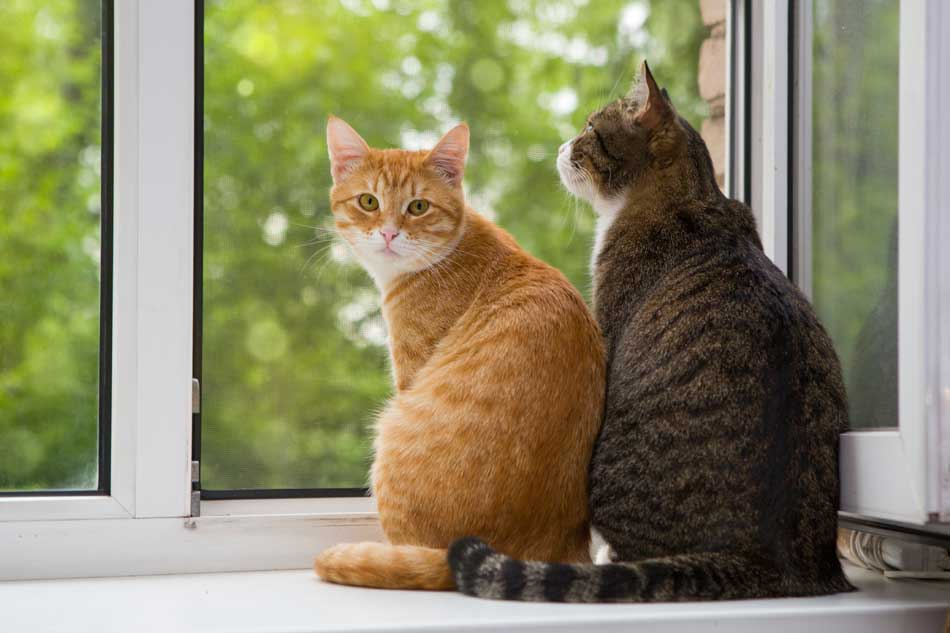
#> input picture Images/img1.jpg, 950 x 633 px, found by its file name
$ python 2908test.py   (older library calls are emulated)
#> lines starting #> are read from the running program, lines starting #| are printed output that depends on the picture; after the words box and inside, x2 and y2 are one past the last pixel; in counts of white or black regions, pixels touching at a corner belong together
## OPEN CV ##
import cv2 #! Es la segunda versión porque la anterior dejo de estar usada !#
import numpy as np

#*Cargamos la imagen*#

imagenbgr = cv2.imread('images/img1.jpg'); #Cargamos la imagen en RGB#
#> imagenbgr is the input picture: shape (633, 950, 3); mean B, G, R 102.7, 135, 138.3

#* Para mostrar la imagen necesitamos dos argumentos, e, lprimero es el nombre de la ventana y la segunda es la imagen*#
cv2.imshow('Imagen BGR', imagenbgr);
cv2.waitKey(0); #Esperamos a que se presione una tecla para continuar. 0 significa que espera indefinidamente#

#*Convertimos a escala de grises*#
gray = cv2.cvtColor(imagenbgr, cv2.COLOR_BGR2GRAY); # El primer argumento es la imagen en BGR, el segundo es la conversion a escala de grises en este caso#
cv2.imshow('Imagen grises', gray); #Mostramos la imagen en escala de grises#  #
cv2.waitKey(0);

##Informacion de la imagen
#Vamos a mostrar ancho, alto y canales
print("tamaño: {} bytes".format(imagenbgr.size));
#| tamaño: 1804050 bytes
print("alto: {} pixels".format(imagenbgr.shape[0]));
#| alto: 633 pixels
print("ancho: {} pixels".format(imagenbgr.shape[1]));
#| ancho: 950 pixels
print("canales: {}".format(imagenbgr.shape[2]));
#| canales: 3

#Mostremos el tamaño de la imagen en gris en bytes
print("tamaño de la imagen en gris: {} bytes".format(gray.size));
#| tamaño de la imagen en gris: 601350 bytes

#Para separar por canales de color la imagen#
blue = imagenbgr[:,:,0];
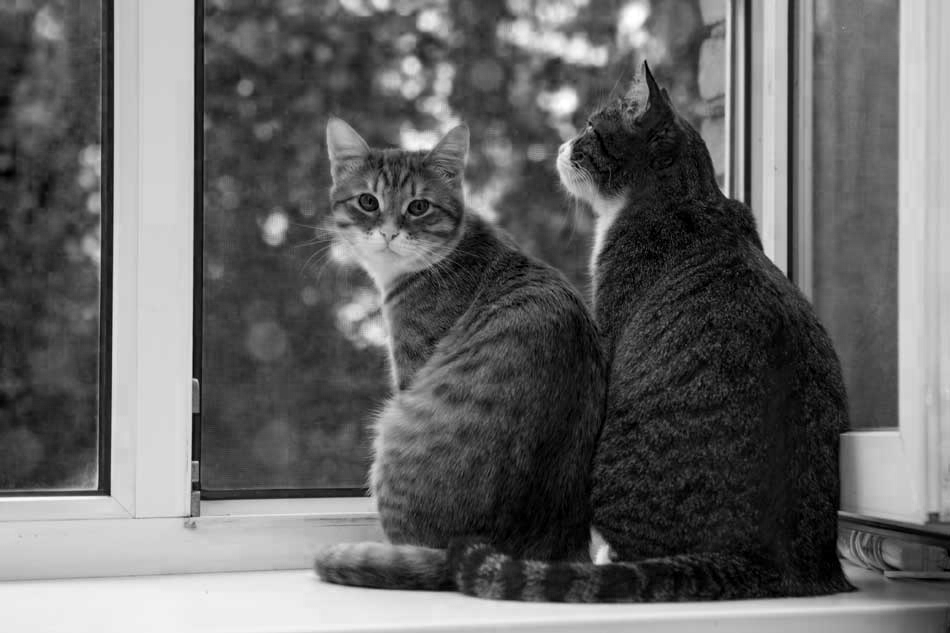
#> blue: shape (633, 950); min 0, max 255, mean 102.7
green = imagenbgr[:,:,1];
red = imagenbgr[:,:,2];
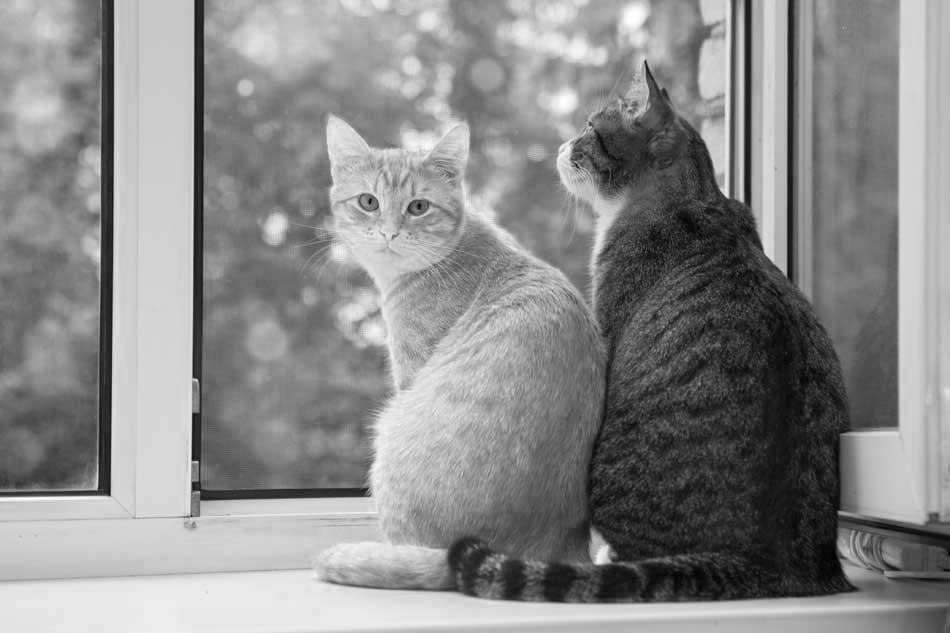
#> red: shape (633, 950); min 0, max 255, mean 138.3

#Ahora vamos a mostrar cada canal individualmente
cv2.imshow('Canal azul', blue);
cv2.waitKey(0);
cv2.imshow('Canal verde', green);
cv2.waitKey(0);
cv2.imshow('Canal rojo', red);
cv2.waitKey(0);
cv2.destroyAllWindows(); #Cerramos todas las ventanas después de usarlas#

#Si quisieramos mostrar la matriz en la consola hariamos: #
print("Roja {}, Verde{}, Azul{}".format(red,green,blue));
#> (printed output is left out)

### OPERACIONES CON IMAGENES ###
suma = imagenbgr + 100;
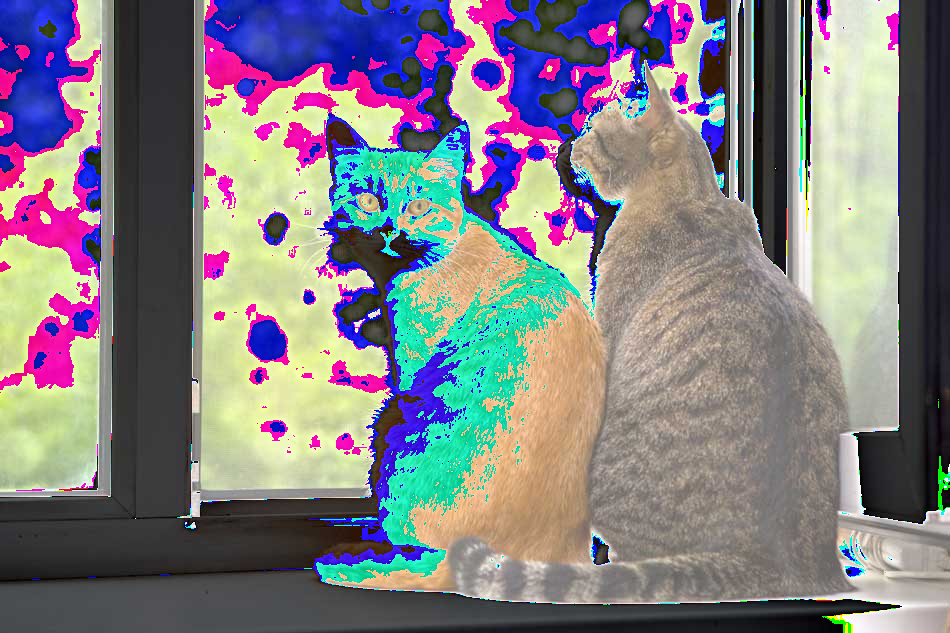
#> suma: shape (633, 950, 3); mean B, G, R 130.8, 125.7, 129.5

#Mostramos la imagen en la pantalla

cv2.imshow('Imagen suma', suma);
cv2.waitKey(0);

resta = imagenbgr - 100;
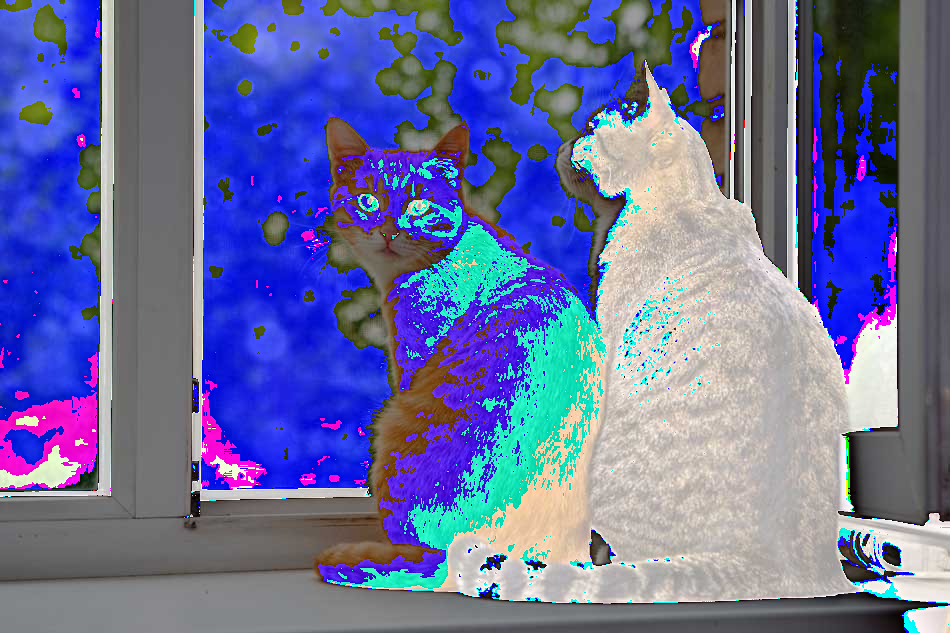
#> resta: shape (633, 950, 3); mean B, G, R 158.2, 109.6, 104.5

cv2.imshow('Imagen resta', resta);
cv2.waitKey(0);

##Ahora podemos modificar cada color por separado y reconstruir la imagen##

bluemod = blue+2;
greenmod = green-5;
redmod = red*0.5;
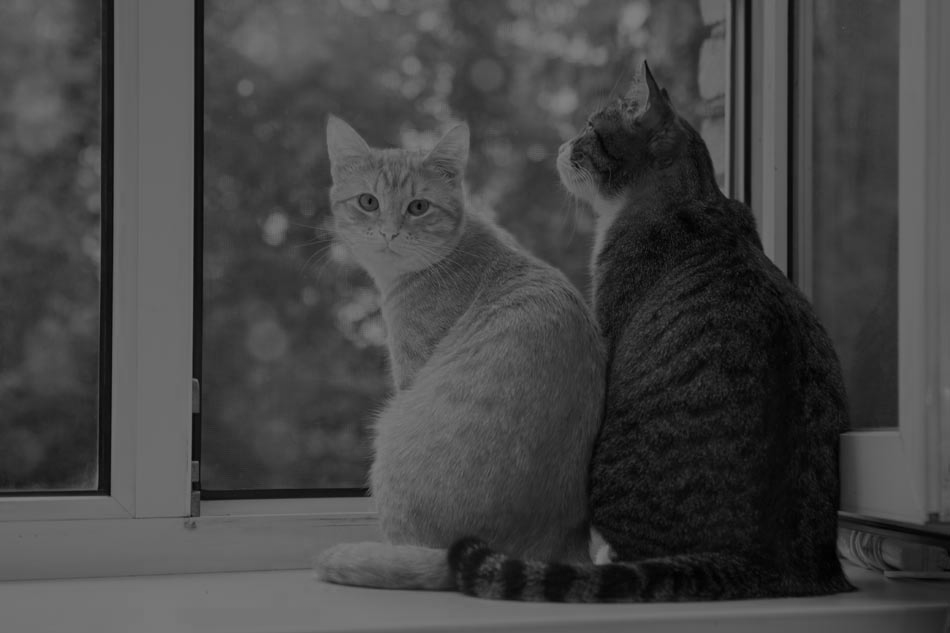
#> redmod: shape (633, 950) float64; min 0, max 127.5, mean 69.2

Modificada =imagenbgr.copy();
Modificada[:,:,0]=bluemod;
Modificada[:,:,1]=greenmod;
Modificada[:,:,2]=redmod;
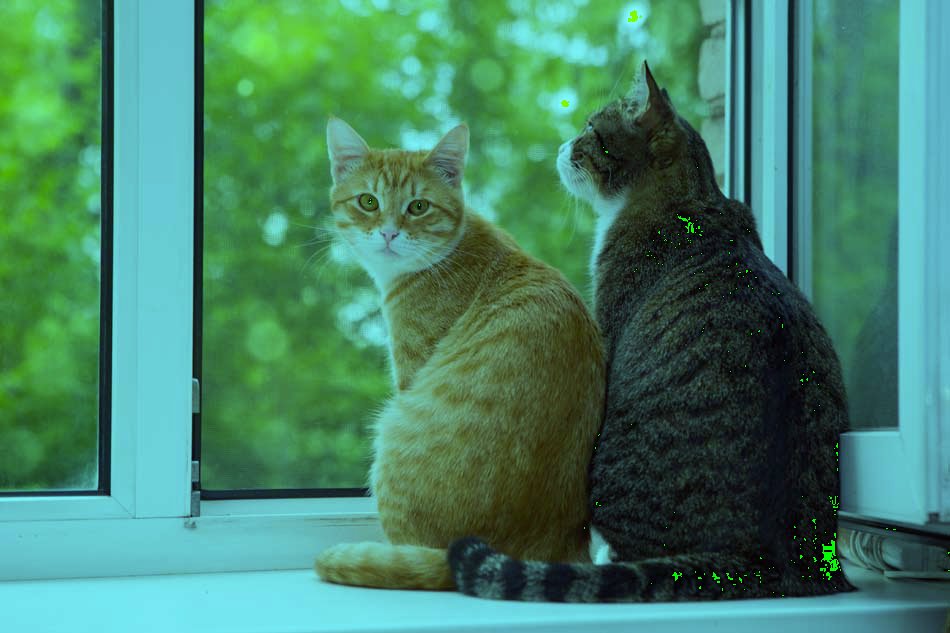
#> Modificada: shape (633, 950, 3); mean B, G, R 104.6, 130.3, 68.9
cv2.imshow('Imagen modificada', Modificada);
cv2.waitKey(0);


#Filtros derivativos

laplacianFilt = cv2.Laplacian(gray, cv2.CV_8U);
cv2.imshow('Filtro Laplaciano', laplacianFilt);
cv2.waitKey(0);

sobelFilt = cv2.Sobel(gray, ddepth=cv2.CV_8U, dx=1, dy=1, ksize=3);
cv2.imshow('Filtro Sobel', sobelFilt);
cv2.waitKey(0);

CannyFilt = cv2.Canny(gray, 100, 200);
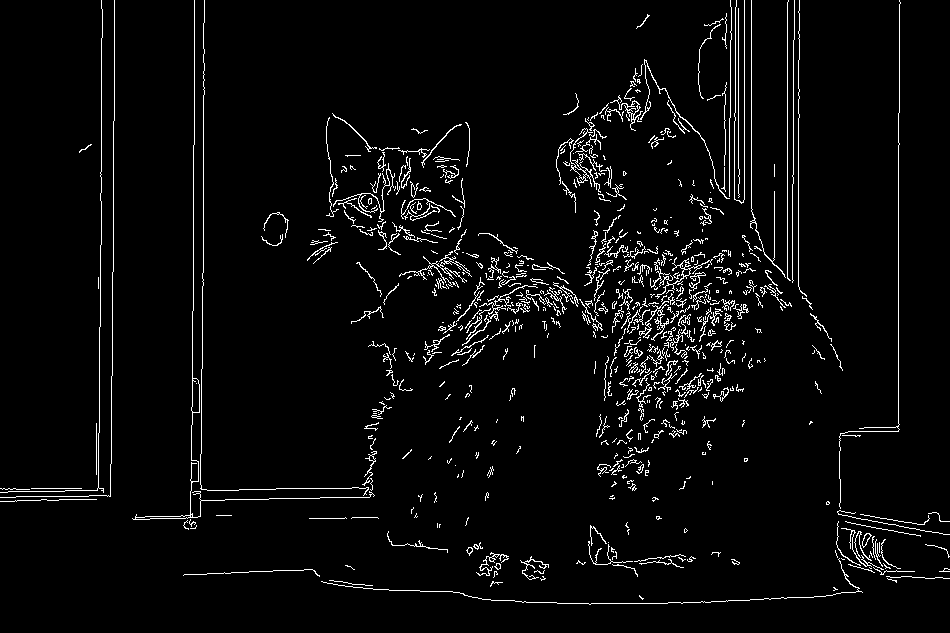
#> CannyFilt: shape (633, 950); 3.8% white in thin lines or dots
cv2.imshow('Filtro Canny', CannyFilt);
cv2.waitKey(0);

$ run again, with Images/img2.jpg copied over Images/img1.jpg
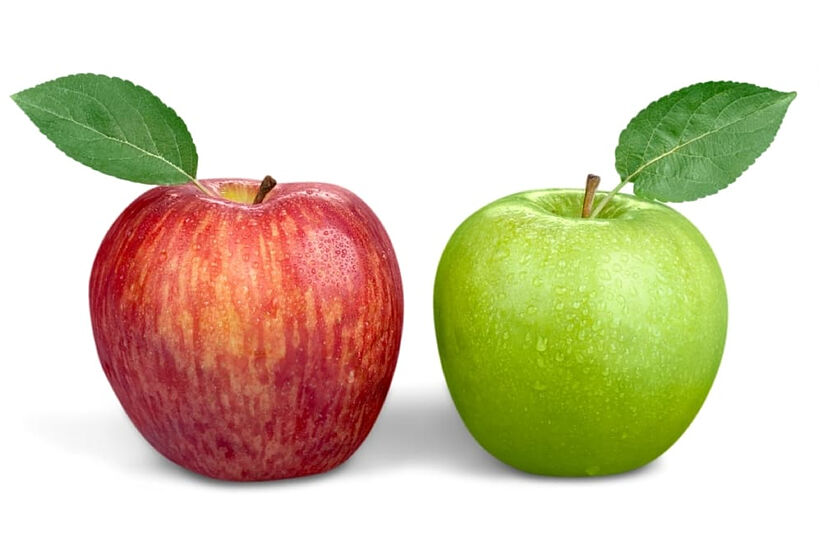
#> input picture Images/img2.jpg, 828 x 552 px, found by its file name
#> imagenbgr is the input picture: shape (552, 828, 3); mean B, G, R 178.1, 204.6, 215
#| tamaño: 1371168 bytes
#| alto: 552 pixels
#| ancho: 828 pixels
#| canales: 3
#| tamaño de la imagen en gris: 457056 bytes
#> (printed output is left out)
#> `Modificada[:,:,2]=redmod;`:
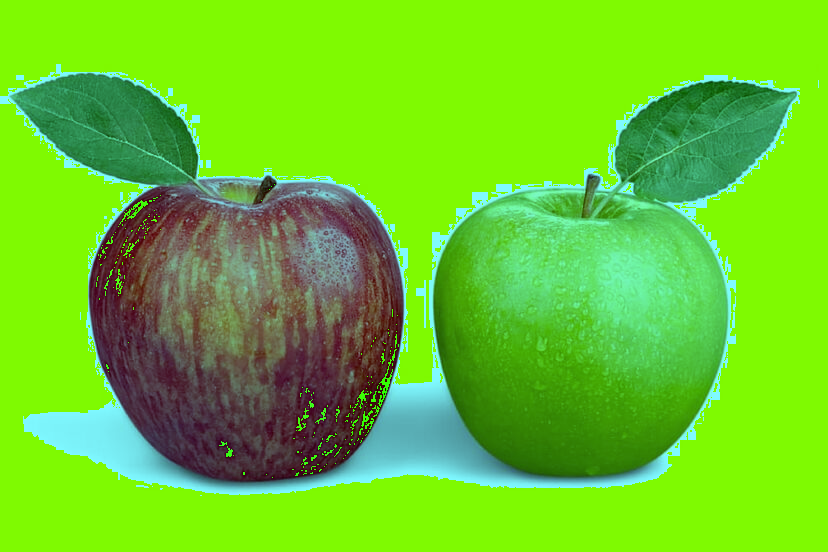
#> Modificada: shape (552, 828, 3); mean B, G, R 41.8, 200.5, 107.1
#> `CannyFilt = cv2.Canny(gray, 100, 200);`:
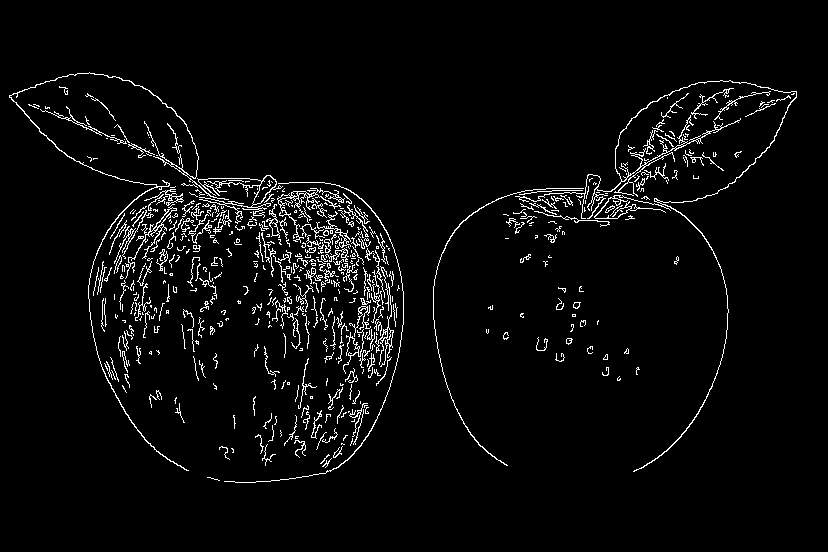
#> CannyFilt: shape (552, 828); 3.8% white in thin lines or dots, all inside (x1, y1, x2, y2) = (9, 72, 797, 483)

$ run again, with Images/img3.jpg copied over Images/img1.jpg
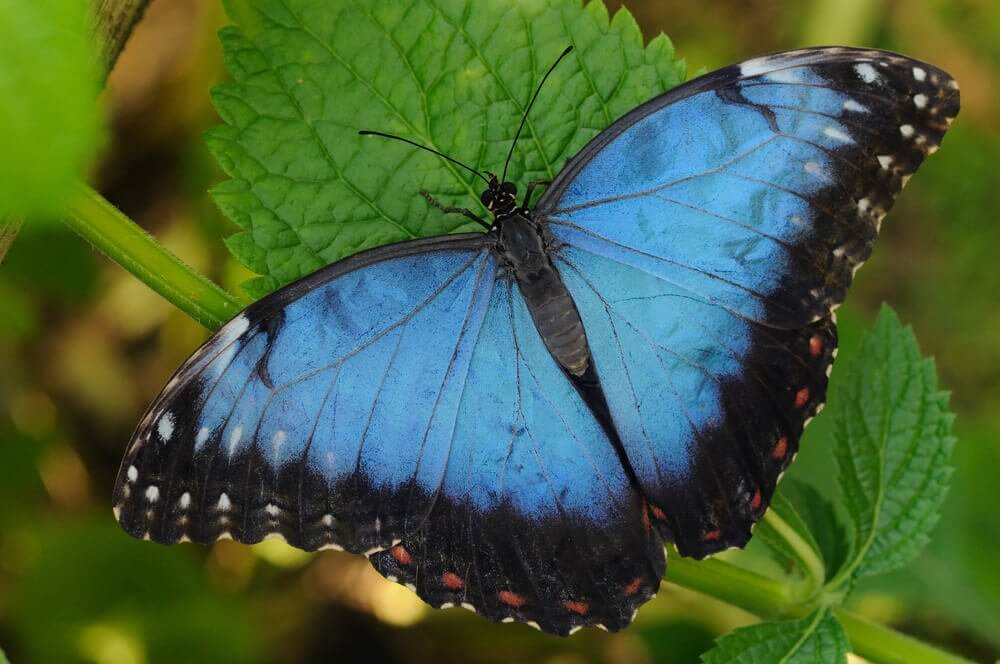
#> input picture Images/img3.jpg, 1000 x 664 px, found by its file name
#> imagenbgr is the input picture: shape (664, 1000, 3); mean B, G, R 60.5, 96.9, 70.4
#| tamaño: 1992000 bytes
#| alto: 664 pixels
#| ancho: 1000 pixels
#| canales: 3
#| tamaño de la imagen en gris: 664000 bytes
#> (printed output is left out)
#> `Modificada[:,:,2]=redmod;`:
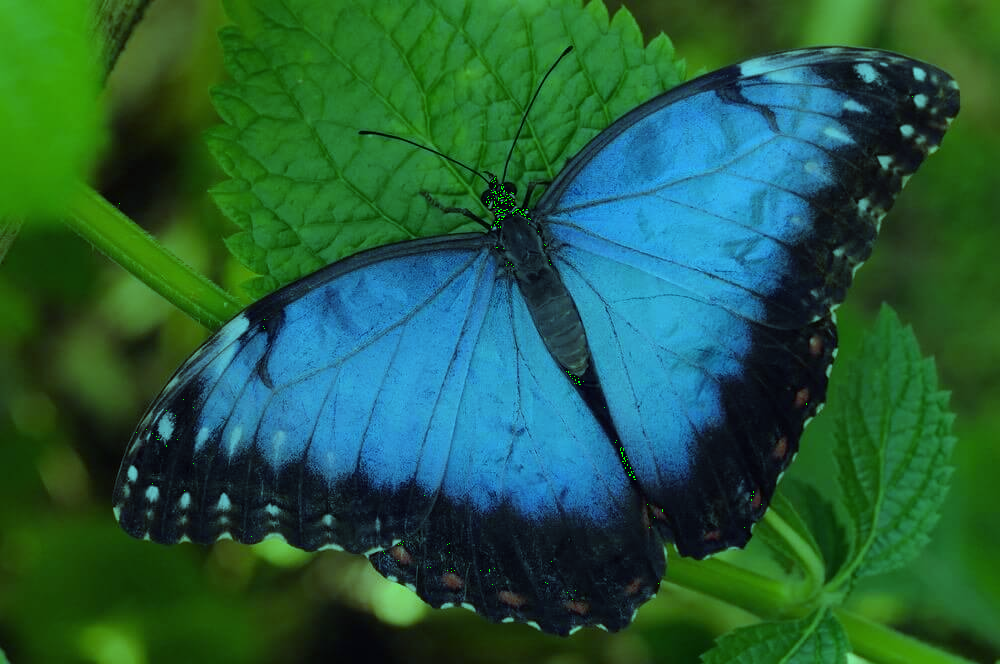
#> Modificada: shape (664, 1000, 3); mean B, G, R 62.5, 92, 34.9
#> `CannyFilt = cv2.Canny(gray, 100, 200);`:
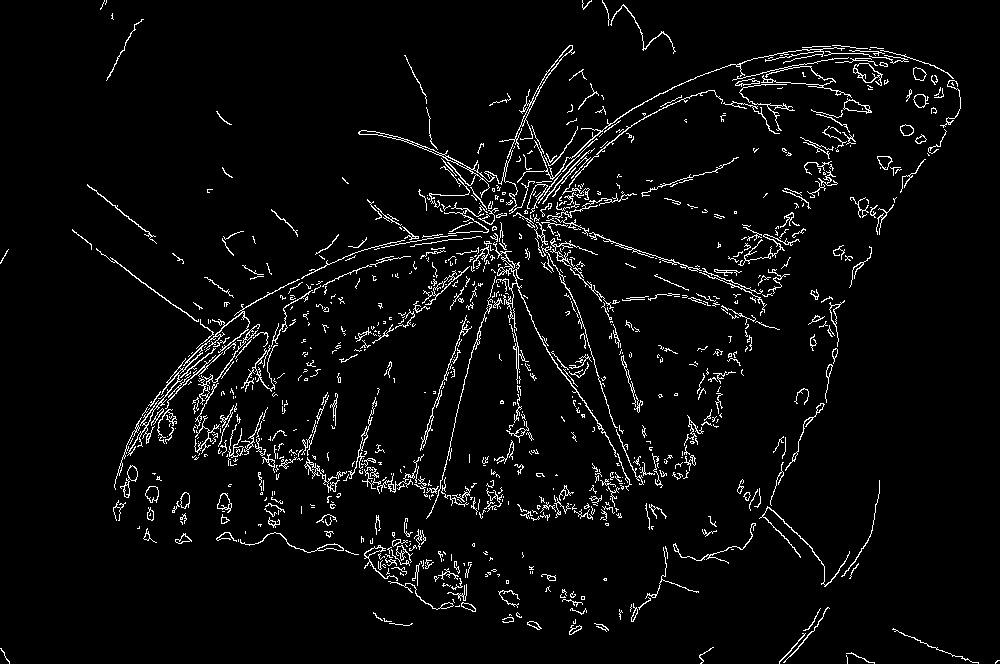
#> CannyFilt: shape (664, 1000); 4.2% white in thin lines or dots
